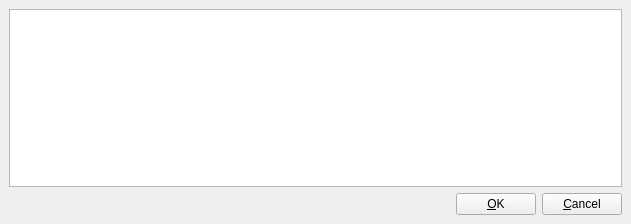
<ui version="4.0" >
 <class>ColumnAttributesDialogBase</class>
 <widget class="QDialog" name="ColumnAttributesDialogBase" >
  <property name="geometry" >
   <rect>
    <x>0</x>
    <y>0</y>
    <width>631</width>
    <height>224</height>
   </rect>
  </property>
  <property name="windowTitle" >
   <string>Column Attributes</string>
  </property>
  <layout class="QGridLayout" >
   <property name="margin" >
    <number>9</number>
   </property>
   <property name="spacing" >
    <number>6</number>
   </property>
   <item row="0" column="0" colspan="3" >
    <widget class="QTableWidget" name="attrTable_" />
   </item>
   <item row="1" column="0" >
    <spacer>
     <property name="orientation" >
      <enum>Qt::Horizontal</enum>
     </property>
     <property name="sizeType" >
      <enum>QSizePolicy::Expanding</enum>
     </property>
     <property name="sizeHint" >
      <size>
       <width>251</width>
       <height>20</height>
      </size>
     </property>
    </spacer>
   </item>
   <item row="1" column="1" >
    <widget class="QPushButton" name="okButton_" >
     <property name="text" >
      <string>&amp;OK</string>
     </property>
     <property name="shortcut" >
      <string>Alt+O</string>
     </property>
     <property name="autoDefault" >
      <bool>false</bool>
     </property>
    </widget>
   </item>
   <item row="1" column="2" >
    <widget class="QPushButton" name="cancelButton_" >
     <property name="text" >
      <string>&amp;Cancel</string>
     </property>
     <property name="shortcut" >
      <string>Alt+C</string>
     </property>
     <property name="autoDefault" >
      <bool>false</bool>
     </property>
    </widget>
   </item>
  </layout>
 </widget>
 <layoutdefault spacing="6" margin="11" />
 <pixmapfunction>qPixmapFromMimeSource</pixmapfunction>
 <tabstops>
  <tabstop>okButton_</tabstop>
  <tabstop>cancelButton_</tabstop>
 </tabstops>
 <resources/>
 <connections>
  <connection>
   <sender>okButton_</sender>
   <signal>clicked()</signal>
   <receiver>ColumnAttributesDialogBase</receiver>
   <slot>accept()</slot>
   <hints>
    <hint type="sourcelabel" >
     <x>20</x>
     <y>20</y>
    </hint>
    <hint type="destinationlabel" >
     <x>20</x>
     <y>20</y>
    </hint>
   </hints>
  </connection>
  <connection>
   <sender>cancelButton_</sender>
   <signal>clicked()</signal>
   <receiver>ColumnAttributesDialogBase</receiver>
   <slot>reject()</slot>
   <hints>
    <hint type="sourcelabel" >
     <x>20</x>
     <y>20</y>
    </hint>
    <hint type="destinationlabel" >
     <x>20</x>
     <y>20</y>
    </hint>
   </hints>
  </connection>
 </connections>
</ui>
